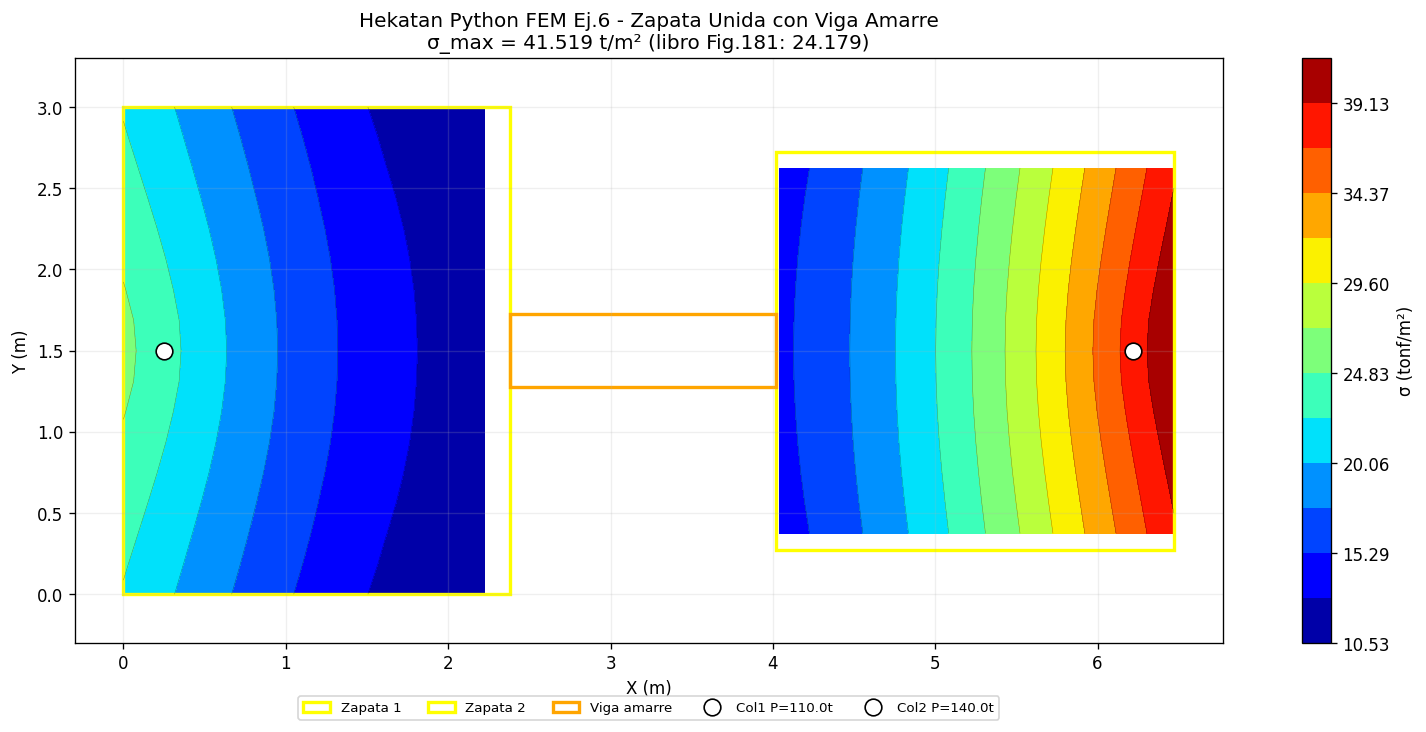

Write Python code to recreate this figure.
"""
Validación FEM Python — Guerra Ej.6 ZAPATA UNIDA CON VIGA DE AMARRE
(pag.113-130 del libro Guerra MDI)

Geometria:
  - Zapata 1 (medianera): 2.38m × 3.00m, columna 50×50cm en (0.25, 1.50)
    Carga: P_col1 = 70 + 40 = 110 tonf
  - Viga amarre: 1.64m × 0.45m × 0.95m (b×h)
    Solo flexion, NO apoya en suelo (ks=0)
  - Zapata 2 (interna): 2.45m × 2.45m, columna 50×50cm en (6.22, 1.50)
    Carga: P_col2 = 89 + 51 = 140 tonf
  - Bbox total: 6.47m × 3.00m
  - L entre ejes columnas = 5.00m

Material: f'c=210, gamma_c=2.4, nu=0.20, h_zapata=0.55m
Suelo: ks=3820 t/m^3, q_adm=19 t/m^2

Implementacion:
  - Mindlin Q4 con shear FULL integration (2x2)
  - Mesh COMPLETA del bbox (estabilizacion rotacional global)
  - ks aplica SOLO sobre zapatas (no viga, no corners empty)
  - Self-weight: zapatas h=0.55, viga h_beam=0.95 (mas alta)
  - Load distribuido sobre huella de columna 0.50x0.50
"""
import numpy as np
import matplotlib.pyplot as plt
from matplotlib.patches import Rectangle
from scipy.sparse import lil_matrix
from scipy.sparse.linalg import spsolve

# ============================================================================
# INPUTS
# ============================================================================
B = 3.00              # ancho total bbox (Y)
L1 = 2.38             # ancho Z1 medianera (X)
L_VIGA = 1.64         # largo viga amarre (X)
L2 = 2.45             # ancho Z2 interna (X)
L_TOT = L1 + L_VIGA + L2  # 6.47 m
B1 = 3.00             # Y Z1
B2 = 2.45             # Y Z2
B_VIGA = 0.45         # ancho viga (Y)
H_ZAPATA = 0.55       # espesor zapatas
H_VIGA = 0.95         # altura viga amarre
COL_SIZE = 0.50
COL1_X, COL1_Y = 0.25, B/2
COL2_X, COL2_Y = L_TOT - 0.25, B/2

KS_TM3 = 3820         # tonf/m^3
FC_KGCM2 = 210
GAMMA_C = 2.4         # tonf/m^3
NU = 0.20

P_COL1 = 110.0        # tonf (D+L = 70+40)
P_COL2 = 140.0        # tonf (D+L = 89+51)

E = 14100 * np.sqrt(FC_KGCM2) * 10   # tonf/m^2

# Mesh
nx, ny = 32, 16
nxn, nyn = nx + 1, ny + 1
dx_e, dy_e = L_TOT / nx, B / ny
N_nodes = nxn * nyn
N_dof = 3 * N_nodes

print(f"=== Inputs Ej.6 ===")
print(f"  Bbox: {L_TOT} x {B} m, Mesh {nx}x{ny} = {nx*ny} elementos")
print(f"  Z1 medianera: 0..{L1} x 0..{B1}")
print(f"  Viga amarre: {L1}..{L1+L_VIGA} x {(B-B_VIGA)/2}..{(B+B_VIGA)/2}")
print(f"  Z2 interna:  {L1+L_VIGA}..{L_TOT} x {(B-B2)/2}..{(B+B2)/2}")
print(f"  Cols: Col1@({COL1_X},{COL1_Y})=P{P_COL1}t, Col2@({COL2_X},{COL2_Y})=P{P_COL2}t")
print(f"  ks={KS_TM3} t/m3, h_zapata={H_ZAPATA}m")
print()

# ============================================================================
# Geometry helpers
# ============================================================================
def in_z1(x, y):
    return (0 <= x <= L1 + 1e-6 and (B-B1)/2 - 1e-6 <= y <= (B+B1)/2 + 1e-6)

def in_z2(x, y):
    return (L1+L_VIGA - 1e-6 <= x <= L_TOT + 1e-6 and (B-B2)/2 - 1e-6 <= y <= (B+B2)/2 + 1e-6)

def in_viga(x, y):
    return (L1 - 1e-6 <= x <= L1+L_VIGA + 1e-6 and (B-B_VIGA)/2 - 1e-6 <= y <= (B+B_VIGA)/2 + 1e-6)

def in_footing(x, y):
    """En zapata Z1 o Z2 (excluyendo viga, que no toca suelo)."""
    return (in_z1(x, y) or in_z2(x, y)) and not in_viga(x, y)

def is_active(x, y):
    """Cell activa (visible): Z1 o Z2 o viga."""
    return in_z1(x, y) or in_z2(x, y) or in_viga(x, y)

# ============================================================================
# Mesh nodes
# ============================================================================
nodes = np.array([[i*dx_e, j*dy_e] for j in range(nyn) for i in range(nxn)])
elements = []
for j in range(ny):
    for i in range(nx):
        n0 = j*nxn + i
        elements.append([n0, n0+1, n0+nxn+1, n0+nxn])
elements = np.array(elements)
N_el = len(elements)

# ============================================================================
# Mindlin Q4 stiffness (full 2x2 integration)
# ============================================================================
D = E * H_ZAPATA**3 / (12 * (1 - NU**2))
Db = D * np.array([[1, NU, 0], [NU, 1, 0], [0, 0, (1-NU)/2]])
G_mod = E / (2*(1+NU))
kappa = 5/6
Ds = kappa * G_mod * H_ZAPATA

def shape_q4(xi, eta):
    N = 0.25 * np.array([(1-xi)*(1-eta), (1+xi)*(1-eta), (1+xi)*(1+eta), (1-xi)*(1+eta)])
    dN_dxi  = 0.25 * np.array([-(1-eta),  (1-eta),  (1+eta), -(1+eta)])
    dN_deta = 0.25 * np.array([-(1-xi),  -(1+xi),   (1+xi),   (1-xi)])
    return N, dN_dxi, dN_deta

def element_stiffness(el_nodes):
    xy = nodes[el_nodes]
    Ke = np.zeros((12, 12))
    gauss2 = [(-1/np.sqrt(3), 1.0), (1/np.sqrt(3), 1.0)]
    # Bending + Shear, ambos full 2x2
    for xi_g, w_xi in gauss2:
        for eta_g, w_eta in gauss2:
            N, dN_dxi, dN_deta = shape_q4(xi_g, eta_g)
            J = np.array([[dN_dxi @ xy[:,0], dN_dxi @ xy[:,1]],
                          [dN_deta @ xy[:,0], dN_deta @ xy[:,1]]])
            detJ = np.linalg.det(J)
            Jinv = np.linalg.inv(J)
            dN_dx = Jinv[0,0]*dN_dxi + Jinv[0,1]*dN_deta
            dN_dy = Jinv[1,0]*dN_dxi + Jinv[1,1]*dN_deta
            # Bending B-matrix
            Bb = np.zeros((3, 12))
            for k in range(4):
                Bb[0, 3*k+1] = dN_dx[k]
                Bb[1, 3*k+2] = dN_dy[k]
                Bb[2, 3*k+1] = dN_dy[k]
                Bb[2, 3*k+2] = dN_dx[k]
            Ke += Bb.T @ Db @ Bb * detJ * w_xi * w_eta
            # Shear B-matrix
            Bs = np.zeros((2, 12))
            for k in range(4):
                Bs[0, 3*k+0] = dN_dx[k]
                Bs[0, 3*k+1] = -N[k]
                Bs[1, 3*k+0] = dN_dy[k]
                Bs[1, 3*k+2] = -N[k]
            Ke += Bs.T @ (Ds * np.eye(2)) @ Bs * detJ * w_xi * w_eta
    return Ke

# ============================================================================
# Assembly
# ============================================================================
print("=== Assembly ===")
K = lil_matrix((N_dof, N_dof))
F = np.zeros(N_dof)

# Tributary area
A_trib_arr = np.zeros(N_nodes)
for j in range(nyn):
    for i in range(nxn):
        eI = (i == 0 or i == nxn-1)
        eJ = (j == 0 or j == nyn-1)
        factor = 0.25 if eI and eJ else (0.5 if eI or eJ else 1.0)
        A_trib_arr[j*nxn + i] = dx_e * dy_e * factor

# Element stiffness (all elements - mesh completa para estabilidad)
for el in elements:
    Ke = element_stiffness(el)
    glb = np.array([3*el[k]+d for k in range(4) for d in range(3)])
    for i_lcl in range(12):
        for j_lcl in range(12):
            K[glb[i_lcl], glb[j_lcl]] += Ke[i_lcl, j_lcl]

# Winkler springs: SOLO en zapatas Z1 y Z2
# Stabilization rotational small en TODOS los nodos
k_theta_stab = 0.0001 * KS_TM3 * dx_e * dy_e
for n in range(N_nodes):
    x, y = nodes[n]
    if in_footing(x, y):
        K[3*n, 3*n] += KS_TM3 * A_trib_arr[n]
    # rot stabilization en todos los nodos
    K[3*n+1, 3*n+1] += k_theta_stab
    K[3*n+2, 3*n+2] += k_theta_stab
    # tiny w-stab en nodos fuera de footing para evitar matriz singular
    if not in_footing(x, y):
        K[3*n, 3*n] += 0.001 * KS_TM3 * A_trib_arr[n]

# Loads
sw_zapata = GAMMA_C * H_ZAPATA   # t/m^2
sw_viga = GAMMA_C * H_VIGA       # t/m^2 (viga es mas alta)

for n in range(N_nodes):
    x, y = nodes[n]
    if in_footing(x, y):
        F[3*n] -= sw_zapata * A_trib_arr[n]
    elif in_viga(x, y) and not in_footing(x, y):
        # Solo viga (sin contar zona compartida con Z1/Z2)
        F[3*n] -= sw_viga * A_trib_arr[n]

# Column loads distribuidas sobre huella
def find_col_nodes(cx, cy, csize):
    r = []
    for n in range(N_nodes):
        x, y = nodes[n]
        if abs(x-cx) <= csize/2 + 1e-6 and abs(y-cy) <= csize/2 + 1e-6:
            r.append(n)
    return r

col1_nodes = find_col_nodes(COL1_X, COL1_Y, COL_SIZE)
col2_nodes = find_col_nodes(COL2_X, COL2_Y, COL_SIZE)
print(f"  Col1 nodos: {len(col1_nodes)}, Col2 nodos: {len(col2_nodes)}")
if col1_nodes:
    for n in col1_nodes:
        F[3*n] -= P_COL1 / len(col1_nodes)
if col2_nodes:
    for n in col2_nodes:
        F[3*n] -= P_COL2 / len(col2_nodes)

# Solve
print("Solving...")
K_csr = K.tocsr()
u = spsolve(K_csr, F)
w = u[0::3]
print(f"  Uz centro Z1: {w[col1_nodes[len(col1_nodes)//2] if col1_nodes else 0]*1000:.3f} mm")
print(f"  Uz centro Z2: {w[col2_nodes[len(col2_nodes)//2] if col2_nodes else 0]*1000:.3f} mm")
print(f"  Uz max abs: {abs(w).max()*1000:.3f} mm")

# ============================================================================
# Pressure (only on footings)
# ============================================================================
sigma = np.zeros(N_nodes)  # tonf/m^2
for n in range(N_nodes):
    x, y = nodes[n]
    if in_footing(x, y):
        sigma[n] = -KS_TM3 * w[n]  # positivo = compresion
    else:
        sigma[n] = np.nan  # gris en viz

valid = ~np.isnan(sigma)
print(f"  σ range (footings): [{np.nanmin(sigma):.3f}, {np.nanmax(sigma):.3f}] t/m²")
print(f"  σ_max libro Fig.181: 24.179 t/m² (col lindero Z1)")

# ============================================================================
# Plot estilo SAFE Fig.180
# ============================================================================
fig, ax = plt.subplots(figsize=(14, 6))

X = nodes[:,0].reshape(nyn, nxn)
Y = nodes[:,1].reshape(nyn, nxn)
S = sigma.reshape(nyn, nxn)

# Plot con NaN como gris (mascara)
S_masked = np.ma.array(S, mask=np.isnan(S))
levels = np.linspace(np.nanmin(sigma), np.nanmax(sigma), 14)
cmap = plt.cm.jet
cmap.set_bad('lightgray', alpha=0.5)
cf = ax.contourf(X, Y, S_masked, levels=levels, cmap=cmap)
ax.contour(X, Y, S_masked, levels=levels, colors='black', linewidths=0.3, alpha=0.4)
cb = plt.colorbar(cf, ax=ax, label='σ (tonf/m²)')

# Outlines
ax.add_patch(Rectangle((0, (B-B1)/2), L1, B1, fill=False, edgecolor='yellow', linewidth=2, label='Zapata 1'))
ax.add_patch(Rectangle((L1+L_VIGA, (B-B2)/2), L2, B2, fill=False, edgecolor='yellow', linewidth=2, label='Zapata 2'))
ax.add_patch(Rectangle((L1, (B-B_VIGA)/2), L_VIGA, B_VIGA, fill=False, edgecolor='orange', linewidth=2, label='Viga amarre'))

# Columnas
ax.plot(COL1_X, COL1_Y, 'wo', markersize=10, markeredgecolor='black', label=f'Col1 P={P_COL1}t')
ax.plot(COL2_X, COL2_Y, 'wo', markersize=10, markeredgecolor='black', label=f'Col2 P={P_COL2}t')

ax.set_title(f'Hekatan Python FEM Ej.6 - Zapata Unida con Viga Amarre\n'
             f'σ_max = {np.nanmax(sigma):.3f} t/m² (libro Fig.181: 24.179)')
ax.set_xlabel('X (m)'); ax.set_ylabel('Y (m)')
ax.set_aspect('equal')
ax.set_xlim(-0.3, L_TOT + 0.3)
ax.set_ylim(-0.3, B + 0.3)
ax.legend(loc='upper center', bbox_to_anchor=(0.5, -0.08), ncol=5, fontsize=8)
ax.grid(True, alpha=0.2)

plt.tight_layout()
out_path = r'C:\Users\j-b-j\Documents\Hekatan Calc 1.0.0\hekatan-struct\validacion\Api CSI Computers\safe-api\guerra_ej6_python_fem.png'
plt.savefig(out_path, dpi=120, bbox_inches='tight')
print(f"\nPNG guardada: {out_path}")
plt.close()
